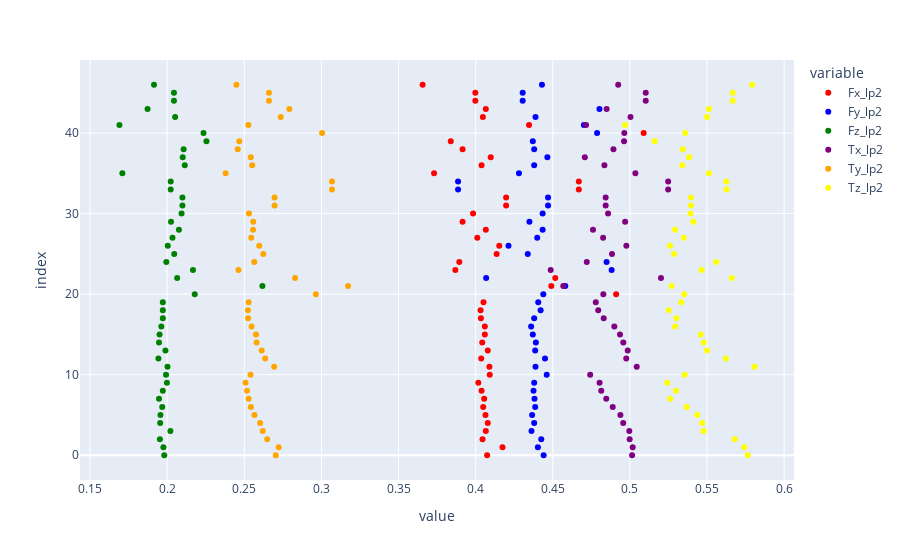

Notebook cell for this chart:
### Code cell
plty.scatter(X_lp2_df, x = ["Fx_lp2", "Fy_lp2", "Fz_lp2", "Tx_lp2", "Ty_lp2", "Tz_lp2"],   color_discrete_map= dic)

### Figure 1 — Plotly figure (JSON) as saved in the notebook; plotly's stock layout.template omitted (floating-point values rounded to 4 significant figures)
{"data": [{"hovertemplate": "variable=Fx_lp2<br>value=%{x}<br>index=%{y}<extra></extra>", "legendgroup": "Fx_lp2", "marker": {"color": "red", "symbol": "circle"}, "mode": "markers", "name": "Fx_lp2", "orientation": "h", "showlegend": true, "type": "scatter", "x": [0.4074, 0.4174, 0.4045, 0.4066, 0.4079, 0.4064, 0.4049, 0.4055, 0.4038, 0.4017, 0.4091, 0.4089, 0.4036, 0.4079, 0.4042, 0.4059, 0.4059, 0.4034, 0.4032, 0.4051, 0.4911, 0.449, 0.4516, 0.3868, 0.3894, 0.4136, 0.4153, 0.4011, 0.4066, 0.3915, 0.3983, 0.4197, 0.4197, 0.4669, 0.4669, 0.373, 0.4038, 0.4098, 0.3915, 0.3839, 0.5089, 0.4346, 0.4047, 0.4066, 0.3998, 0.3998, 0.3656], "xaxis": "x", "y": [0, 1, 2, 3, 4, 5, 6, 7, 8, 9, 10, 11, 12, 13, 14, 15, 16, 17, 18, 19, 20, 21, 22, 23, 24, 25, 26, 27, 28, 29, 30, 31, 32, 33, 34, 35, 36, 37, 38, 39, 40, 41, 42, 43, 44, 45, 46], "yaxis": "y"}, {"hovertemplate": "variable=Fy_lp2<br>value=%{x}<br>index=%{y}<extra></extra>", "legendgroup": "Fy_lp2", "marker": {"color": "blue", "symbol": "circle"}, "mode": "markers", "name": "Fy_lp2", "orientation": "h", "showlegend": true, "type": "scatter", "x": [0.4441, 0.4404, 0.4425, 0.4362, 0.4379, 0.4366, 0.4386, 0.4382, 0.4375, 0.4379, 0.4461, 0.4388, 0.445, 0.4386, 0.439, 0.4371, 0.436, 0.4379, 0.4421, 0.4406, 0.4439, 0.4581, 0.4068, 0.4882, 0.4849, 0.4338, 0.4213, 0.4399, 0.4434, 0.4349, 0.4434, 0.4469, 0.4469, 0.3886, 0.3886, 0.4281, 0.4379, 0.4465, 0.4379, 0.4371, 0.4787, 0.4702, 0.4388, 0.4803, 0.4305, 0.4305, 0.443], "xaxis": "x", "y": [0, 1, 2, 3, 4, 5, 6, 7, 8, 9, 10, 11, 12, 13, 14, 15, 16, 17, 18, 19, 20, 21, 22, 23, 24, 25, 26, 27, 28, 29, 30, 31, 32, 33, 34, 35, 36, 37, 38, 39, 40, 41, 42, 43, 44, 45, 46], "yaxis": "y"}, {"hovertemplate": "variable=Fz_lp2<br>value=%{x}<br>index=%{y}<extra></extra>", "legendgroup": "Fz_lp2", "marker": {"color": "green", "symbol": "circle"}, "mode": "markers", "name": "Fz_lp2", "orientation": "h", "showlegend": true, "type": "scatter", "x": [0.1981, 0.1975, 0.1953, 0.2021, 0.1954, 0.1956, 0.1968, 0.1947, 0.1972, 0.1998, 0.1992, 0.2002, 0.1943, 0.1989, 0.1947, 0.1951, 0.1962, 0.1972, 0.1972, 0.1972, 0.2179, 0.2617, 0.2065, 0.2167, 0.1994, 0.2046, 0.2004, 0.2034, 0.2076, 0.2025, 0.2093, 0.2099, 0.2099, 0.2023, 0.2023, 0.1709, 0.2114, 0.2101, 0.2106, 0.2255, 0.2236, 0.169, 0.2051, 0.1873, 0.2044, 0.2044, 0.1915], "xaxis": "x", "y": [0, 1, 2, 3, 4, 5, 6, 7, 8, 9, 10, 11, 12, 13, 14, 15, 16, 17, 18, 19, 20, 21, 22, 23, 24, 25, 26, 27, 28, 29, 30, 31, 32, 33, 34, 35, 36, 37, 38, 39, 40, 41, 42, 43, 44, 45, 46], "yaxis": "y"}, {"hovertemplate": "variable=Tx_lp2<br>value=%{x}<br>index=%{y}<extra></extra>", "legendgroup": "Tx_lp2", "marker": {"color": "purple", "symbol": "circle"}, "mode": "markers", "name": "Tx_lp2", "orientation": "h", "showlegend": true, "type": "scatter", "x": [0.5014, 0.5018, 0.4998, 0.4996, 0.4957, 0.4938, 0.4889, 0.4847, 0.4814, 0.4803, 0.4742, 0.5044, 0.4976, 0.4986, 0.4957, 0.4936, 0.4899, 0.483, 0.4795, 0.4779, 0.4828, 0.4568, 0.5201, 0.4487, 0.472, 0.4884, 0.4977, 0.4826, 0.4761, 0.4969, 0.4859, 0.4843, 0.4843, 0.5248, 0.5248, 0.5036, 0.4835, 0.4708, 0.4893, 0.4962, 0.4964, 0.4716, 0.5004, 0.4849, 0.5103, 0.5103, 0.4924], "xaxis": "x", "y": [0, 1, 2, 3, 4, 5, 6, 7, 8, 9, 10, 11, 12, 13, 14, 15, 16, 17, 18, 19, 20, 21, 22, 23, 24, 25, 26, 27, 28, 29, 30, 31, 32, 33, 34, 35, 36, 37, 38, 39, 40, 41, 42, 43, 44, 45, 46], "yaxis": "y"}, {"hovertemplate": "variable=Ty_lp2<br>value=%{x}<br>index=%{y}<extra></extra>", "legendgroup": "Ty_lp2", "marker": {"color": "orange", "symbol": "circle"}, "mode": "markers", "name": "Ty_lp2", "orientation": "h", "showlegend": true, "type": "scatter", "x": [0.2704, 0.2723, 0.2648, 0.262, 0.2603, 0.2566, 0.2543, 0.2528, 0.2518, 0.2508, 0.2541, 0.2694, 0.2635, 0.2613, 0.258, 0.2576, 0.2547, 0.2525, 0.2523, 0.2528, 0.2964, 0.3173, 0.2829, 0.2462, 0.2565, 0.2623, 0.2597, 0.2545, 0.2557, 0.2558, 0.253, 0.2696, 0.2696, 0.3068, 0.3068, 0.2379, 0.2551, 0.2542, 0.2457, 0.2467, 0.3004, 0.2526, 0.2736, 0.2792, 0.266, 0.266, 0.2448], "xaxis": "x", "y": [0, 1, 2, 3, 4, 5, 6, 7, 8, 9, 10, 11, 12, 13, 14, 15, 16, 17, 18, 19, 20, 21, 22, 23, 24, 25, 26, 27, 28, 29, 30, 31, 32, 33, 34, 35, 36, 37, 38, 39, 40, 41, 42, 43, 44, 45, 46], "yaxis": "y"}, {"hovertemplate": "variable=Tz_lp2<br>value=%{x}<br>index=%{y}<extra></extra>", "legendgroup": "Tz_lp2", "marker": {"color": "yellow", "symbol": "circle"}, "mode": "markers", "name": "Tz_lp2", "orientation": "h", "showlegend": true, "type": "scatter", "x": [0.5764, 0.5742, 0.5679, 0.5478, 0.5469, 0.5437, 0.5368, 0.5261, 0.5299, 0.5242, 0.5355, 0.5808, 0.5623, 0.55, 0.5478, 0.5459, 0.5292, 0.5302, 0.5252, 0.5333, 0.5352, 0.527, 0.566, 0.5465, 0.556, 0.5286, 0.5261, 0.5349, 0.5292, 0.5412, 0.5393, 0.5396, 0.5396, 0.5626, 0.5626, 0.5513, 0.534, 0.5384, 0.5343, 0.516, 0.5358, 0.4969, 0.55, 0.5513, 0.5667, 0.5667, 0.5792], "xaxis": "x", "y": [0, 1, 2, 3, 4, 5, 6, 7, 8, 9, 10, 11, 12, 13, 14, 15, 16, 17, 18, 19, 20, 21, 22, 23, 24, 25, 26, 27, 28, 29, 30, 31, 32, 33, 34, 35, 36, 37, 38, 39, 40, 41, 42, 43, 44, 45, 46], "yaxis": "y"}], "layout": {"legend": {"title": {"text": "variable"}, "tracegroupgap": 0}, "margin": {"t": 60}, "xaxis": {"anchor": "y", "domain": [0, 1], "title": {"text": "value"}}, "yaxis": {"anchor": "x", "domain": [0, 1], "title": {"text": "index"}}}}
